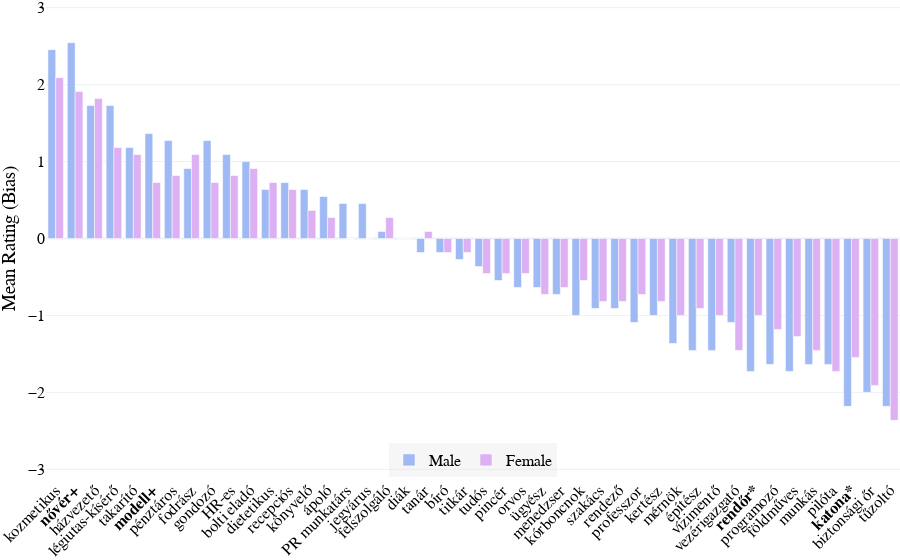

Write notebook code for a chart like this one.
### Markdown cell above
#### Two-sample t-test by gender

### Code cell
# Add a new column with the mean of the ratings for each participant
df_hu['Mean Rating'] = df_hu.iloc[:, 8:].mean(axis=1)

# Separate df_hu into male and female datasets based on the Gender column
df_hu_male = df_hu[df_hu['Gender'] == 'male']
df_hu_female = df_hu[df_hu['Gender'] == 'female']

# Show the number of male and female participants
print(f"Number of male participants: {df_hu_male['Participant ID'].nunique()}")
print(f"Number of female participants: {df_hu_female['Participant ID'].nunique()}")

# Two Sample T-Test between male and female participants for each occupation word
results = []
for col in rating_columns:
    male_ratings = df_hu_male[col].dropna().astype(float)
    female_ratings = df_hu_female[col].dropna().astype(float)
    # Only test if both groups have at least 2 ratings
    if len(male_ratings) > 1 and len(female_ratings) > 1:
        t_stat, p_value = stats.ttest_ind(male_ratings, female_ratings, equal_var=False)
        mean_male = male_ratings.mean()
        mean_female = female_ratings.mean()
        # Get English translation from occupations DataFrame
        en_translation = occupations.loc[occupations['hu'] == col, 'en'].values
        en_translation = en_translation[0] if len(en_translation) > 0 else ""
        results.append({
            'occupation': col,
            'mean_male': mean_male,
            'mean_female': mean_female,
            't_stat': t_stat,
            'p_value': p_value,
            'significant': p_value < 0.05,
            'marg_significant': 0.05 < p_value < 0.1,
            'en': en_translation
        })

# Create a DataFrame from the results
df_ttest = pd.DataFrame(results)

# Add overall mean rating for sorting
df_ttest['overall_mean'] = (df_ttest['mean_male'] + df_ttest['mean_female']) / 2

# Sort by overall mean rating
df_ttest_sorted = df_ttest.sort_values('overall_mean', ascending=False)

# Prepare axis labels: bold for significant
def bold_label(row):
    occupation = row['occupation']
    if row.get('significant'):
        occupation = f"<b>{occupation}*</b>"
    if row.get('marg_significant'):
        occupation = f"<b>{occupation}+</b>"
    return occupation

df_ttest_sorted['occupation_label'] = df_ttest_sorted.apply(bold_label, axis=1)

# Plot with English translation in hover
fig = go.Figure()

fig.add_trace(go.Bar(
    x=df_ttest_sorted['occupation_label'],
    y=df_ttest_sorted['mean_male'],
    name='Male',
    marker_color=male_color,
    customdata=df_ttest_sorted[['en']],
    hovertemplate='Occupation: %{x}<br>English: %{customdata[0]}<br>Mean (Male): %{y:.2f}<extra></extra>'
))

fig.add_trace(go.Bar(
    x=df_ttest_sorted['occupation_label'],
    y=df_ttest_sorted['mean_female'],
    name='Female',
    marker_color=female_color,
    customdata=df_ttest_sorted[['en']],
    hovertemplate='Occupation: %{x}<br>English: %{customdata[0]}<br>Mean (Female): %{y:.2f}<extra></extra>'
))

fig.update_layout(
    barmode='group',
    xaxis_tickangle=-45,
    yaxis_title='Bias (Male - Female)',
    yaxis=dict(
        range=[-3.1, 3.1],
        tickvals=[-3, -2, -1, 0, 1, 2, 3],
        title='Mean Rating (Bias)'
    ),
    template='plotly_white',
    font=dict(family="Times New Roman, serif", size=16, color='black'),
    margin=dict(l=0, r=0, t=0, b=0),
    legend=dict(
        orientation='h',
        yanchor='bottom',
        y=0,
        xanchor='center',
        x=0.5,
        bgcolor='rgba(220, 220, 220, 0.25)',
    )
)

# Show the plot
fig.show()

# Save it as HTML and image
fig.write_html('occupations_hu_gender.html')
fig.write_image('occupations_hu_gender.png', scale=3, width=1000, height=400)

### Figure 1 — Plotly figure (JSON) as saved in the notebook; plotly's stock layout.template omitted (floating-point values rounded to 4 significant figures)
{"data": [{"customdata": [["beautician"], ["nurse"], ["housekeeper"], ["flight attendant"], ["cleaner"], ["model"], ["cashier"], ["hairdresser"], ["caregiver"], ["HR personnel"], ["shop assistant"], ["dietitian"], ["receptionist"], ["accountant"], ["nurse"], ["PR specialist"], ["ticket seller"], ["server"], ["student"], ["teacher"], ["judge"], ["secretary"], ["scientist"], ["waiter"], ["doctor"], ["prosecutor"], ["manager"], ["pathologist"], ["chef"], ["director"], ["professor"], ["gardener"], ["engineer"], ["architect"], ["lifeguard"], ["CEO"], ["police officer"], ["programmer"], ["farmer"], ["worker"], ["pilot"], ["soldier"], ["security guard"], ["firefighter"]], "hovertemplate": "Occupation: %{x}<br>English: %{customdata[0]}<br>Mean (Male): %{y:.2f}<extra></extra>", "marker": {"color": "#9eb9f3"}, "name": "Male", "type": "bar", "x": ["kozmetikus", "<b>nővér+</b>", "házvezető", "légiutas-kísérő", "takarító", "<b>modell+</b>", "pénztáros", "fodrász", "gondozó", "HR-es", "bolti eladó", "dietetikus", "recepciós", "könyvelő", "ápoló", "PR munkatárs", "jegyárus", "felszolgáló", "diák", "tanár", "bíró", "titkár", "tudós", "pincér", "orvos", "ügyész", "menedzser", "kórboncnok", "szakács", "rendező", "professzor", "kertész", "mérnök", "építész", "vízimentő", "vezérigazgató", "<b>rendőr*</b>", "programozó", "földműves", "munkás", "pilóta", "<b>katona*</b>", "biztonsági őr", "tűzoltó"], "y": [2.455, 2.545, 1.727, 1.727, 1.182, 1.364, 1.273, 0.9091, 1.273, 1.091, 1.0, 0.6364, 0.7273, 0.6364, 0.5455, 0.4545, 0.4545, 0.09091, 0.0, -0.1818, -0.1818, -0.2727, -0.3636, -0.5455, -0.6364, -0.6364, -0.7273, -1.0, -0.9091, -0.9091, -1.091, -1.0, -1.364, -1.455, -1.455, -1.091, -1.727, -1.636, -1.727, -1.636, -1.636, -2.182, -2.0, -2.182]}, {"customdata": [["beautician"], ["nurse"], ["housekeeper"], ["flight attendant"], ["cleaner"], ["model"], ["cashier"], ["hairdresser"], ["caregiver"], ["HR personnel"], ["shop assistant"], ["dietitian"], ["receptionist"], ["accountant"], ["nurse"], ["PR specialist"], ["ticket seller"], ["server"], ["student"], ["teacher"], ["judge"], ["secretary"], ["scientist"], ["waiter"], ["doctor"], ["prosecutor"], ["manager"], ["pathologist"], ["chef"], ["director"], ["professor"], ["gardener"], ["engineer"], ["architect"], ["lifeguard"], ["CEO"], ["police officer"], ["programmer"], ["farmer"], ["worker"], ["pilot"], ["soldier"], ["security guard"], ["firefighter"]], "hovertemplate": "Occupation: %{x}<br>English: %{customdata[0]}<br>Mean (Female): %{y:.2f}<extra></extra>", "marker": {"color": "#dcb0f2"}, "name": "Female", "type": "bar", "x": ["kozmetikus", "<b>nővér+</b>", "házvezető", "légiutas-kísérő", "takarító", "<b>modell+</b>", "pénztáros", "fodrász", "gondozó", "HR-es", "bolti eladó", "dietetikus", "recepciós", "könyvelő", "ápoló", "PR munkatárs", "jegyárus", "felszolgáló", "diák", "tanár", "bíró", "titkár", "tudós", "pincér", "orvos", "ügyész", "menedzser", "kórboncnok", "szakács", "rendező", "professzor", "kertész", "mérnök", "építész", "vízimentő", "vezérigazgató", "<b>rendőr*</b>", "programozó", "földműves", "munkás", "pilóta", "<b>katona*</b>", "biztonsági őr", "tűzoltó"], "y": [2.091, 1.909, 1.818, 1.182, 1.091, 0.7273, 0.8182, 1.091, 0.7273, 0.8182, 0.9091, 0.7273, 0.6364, 0.3636, 0.2727, 0.0, 0.0, 0.2727, 0.0, 0.09091, -0.1818, -0.1818, -0.4545, -0.4545, -0.4545, -0.7273, -0.6364, -0.5455, -0.8182, -0.8182, -0.7273, -0.8182, -1.0, -0.9091, -1.0, -1.455, -1.0, -1.182, -1.273, -1.455, -1.727, -1.545, -1.909, -2.364]}], "layout": {"barmode": "group", "font": {"color": "black", "family": "Times New Roman, serif", "size": 16}, "legend": {"bgcolor": "rgba(220, 220, 220, 0.25)", "orientation": "h", "x": 0.5, "xanchor": "center", "y": 0, "yanchor": "bottom"}, "margin": {"b": 0, "l": 0, "r": 0, "t": 0}, "xaxis": {"tickangle": -45}, "yaxis": {"range": [-3.1, 3.1], "tickvals": [-3, -2, -1, 0, 1, 2, 3], "title": {"text": "Mean Rating (Bias)"}}}}
